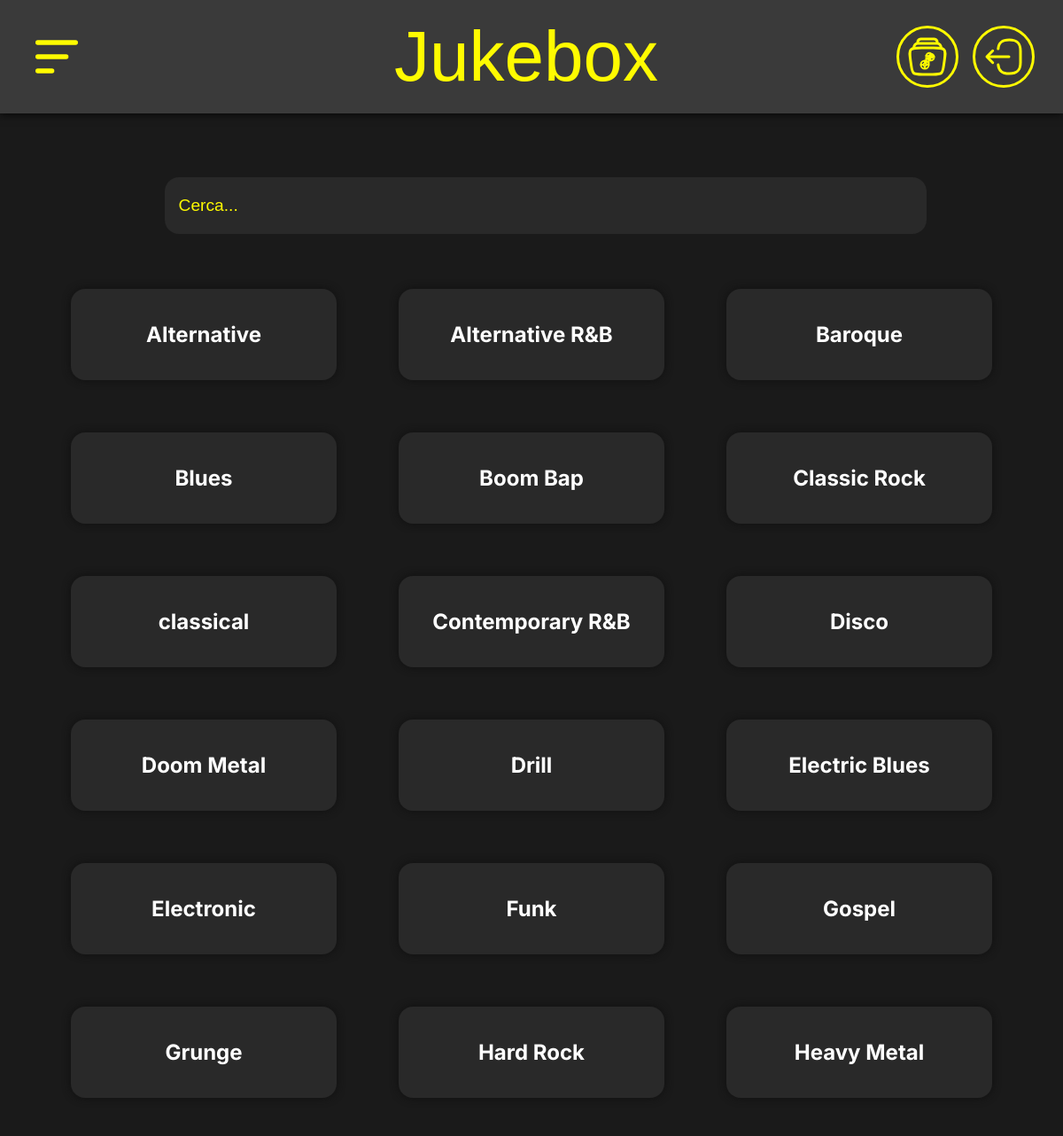
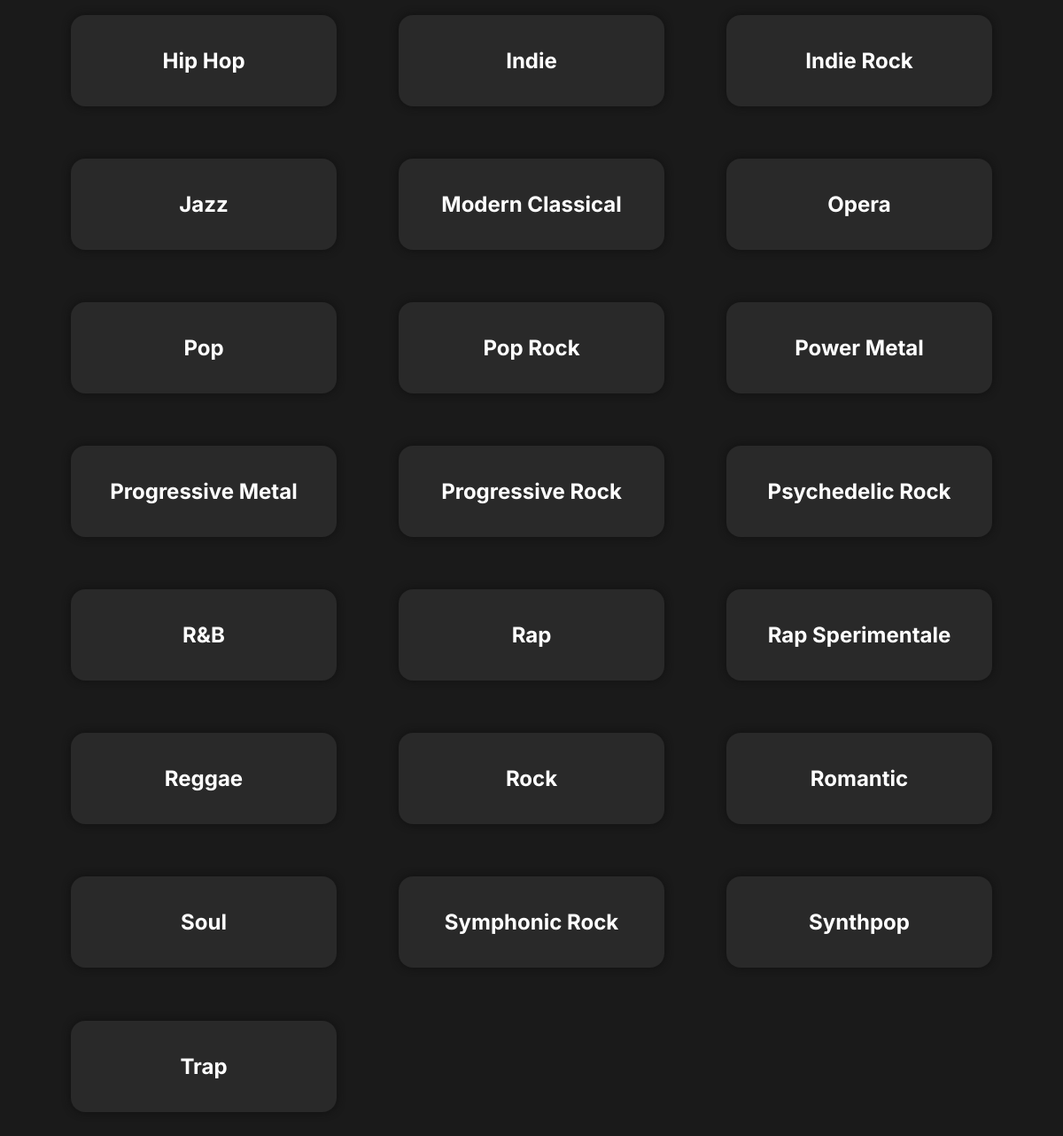
Screenshot of /generi/index.php (signed in) with the database file from the repository (2 pictures, top to bottom).
### tables this page shows
create table genere(
    genere_id int auto_increment primary key,
    nome varchar(50) not null
);

### generi/index.php (the view, shortened to what this page needs)
<?php
        if(isset($_GET['genere'])){
            try{
                $db = new mysqli("10.0.0.9", "quintaib15", "bcIvr01", "quintaib15_jukebox");
                $cond = "genere.nome like '$_GET[genere]'";
                $arr = get_generi($db, $cond);
                $db->close();
            }catch(Exception $exception){
                echo $exception->getMessage();
            }
        }else{
            try{
                $db = new mysqli("10.0.0.9", "quintaib15", "bcIvr01", "quintaib15_jukebox");
                $arr = get_generi($db, null);
            }catch(Exception $exception){
                echo $exception->getMessage();
            }
        }
        function get_generi($db, $cond){
            $ass = [];
            $i = 0;
            if(is_null($cond)) $q = "select nome from genere order by nome";
            else $q = "select nome from genere where '%$cond%' order by nome";
            $res = $db->query($q);
            while($row = $res->fetch_assoc()){
                $ass[$i++]=["nome"=>$row['nome']];
            }
            return $ass;
        }
    ?>
    <!DOCTYPE html>
    <html lang="en">
    <head>
        <link rel="stylesheet" href="../jukebox.css">
    </head>
    <body>
        <?php include_once("../nav.php"); include_once("../search.php"); ?>
        <div class="artista-container">
            <?php foreach($arr as $generi): ?>
                <a href="../album/?genere=<?= $generi['nome'] ?>" class="artista">
                    <h2><?= $generi['nome']; ?></h2>
                </a>
            <?php endforeach; ?>
        </div>
    </body>
    </html>

### jukebox.css (style rules this page uses)
:root { --background-color: #1a1a1a; --text-color: #ffffff; --nav-height: 8rem; --color: #fffb00; }
body { display: grid; background-color: var(--background-color); color: var(--text-color); font-family: 'Inter', sans-serif; padding: calc(var(--nav-height)*1.5) 0; }
.album-container,.artista-container { display: grid; grid-template-columns: repeat(3, 25%); justify-content: space-evenly; }
.album,.artista { width: 100%; justify-self: center; align-self: center; display: flex; text-align: center; flex-direction: column; align-items: center; justify-content: center; margin: 10% 0; background-color: rgba(100, 100, 100, 0.2); padding: 10% .1rem; border-radius: 1rem; transition: all 0.3s ease; color: var(--text-color); text-decoration: none; box-shadow: 0 0 10px #101010; z-index: 100; }
.album>h2,.artista>h2 { margin:2.5%; font-size: 150% }

### rows the page displays
genere: nome "Alternative"
genere: nome "Alternative R&B"
genere: nome "Baroque"
genere: nome "Blues"
genere: nome "Boom Bap"
genere: nome "Classic Rock"
genere: nome "classical"
genere: nome "Contemporary R&B"
genere: nome "Disco"
genere: nome "Doom Metal"
genere: nome "Drill"
genere: nome "Electric Blues"
genere: nome "Electronic"
genere: nome "Funk"
genere: nome "Gospel"
genere: nome "Grunge"
genere: nome "Hard Rock"
genere: nome "Heavy Metal"
genere: nome "Hip Hop"
genere: nome "Indie"
genere: nome "Indie Rock"
genere: nome "Jazz"
genere: nome "Modern Classical"
genere: nome "Opera"
genere: nome "Pop"
genere: nome "Pop Rock"
genere: nome "Power Metal"
genere: nome "Progressive Metal"
genere: nome "Progressive Rock"
genere: nome "Psychedelic Rock"
genere: nome "R&B"
genere: nome "Rap"
genere: nome "Rap Sperimentale"
genere: nome "Reggae"
genere: nome "Rock"
genere: nome "Romantic"
genere: nome "Soul"
genere: nome "Symphonic Rock"
genere: nome "Synthpop"
genere: nome "Trap"
